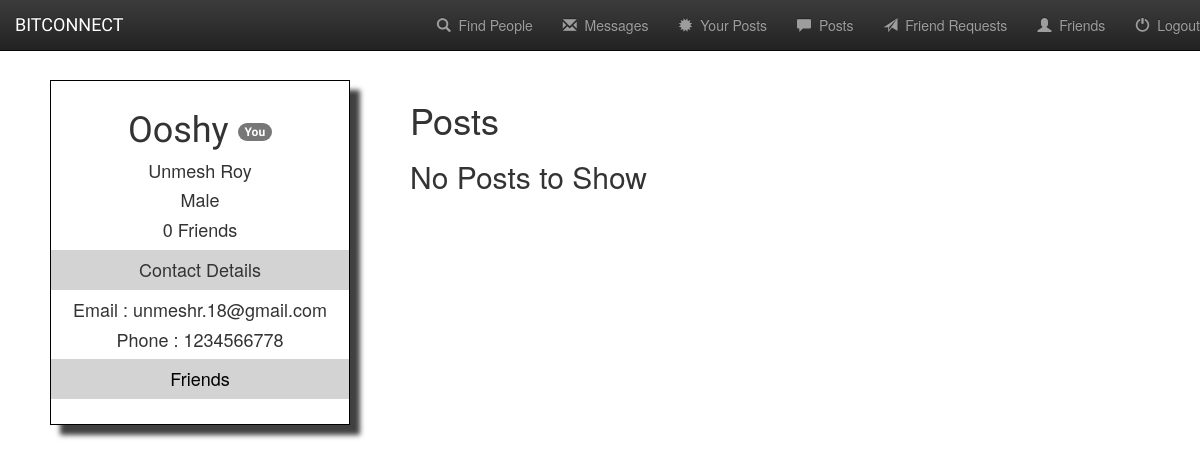
/profile/posts (signed in), run on an earlier commit of the app's database.
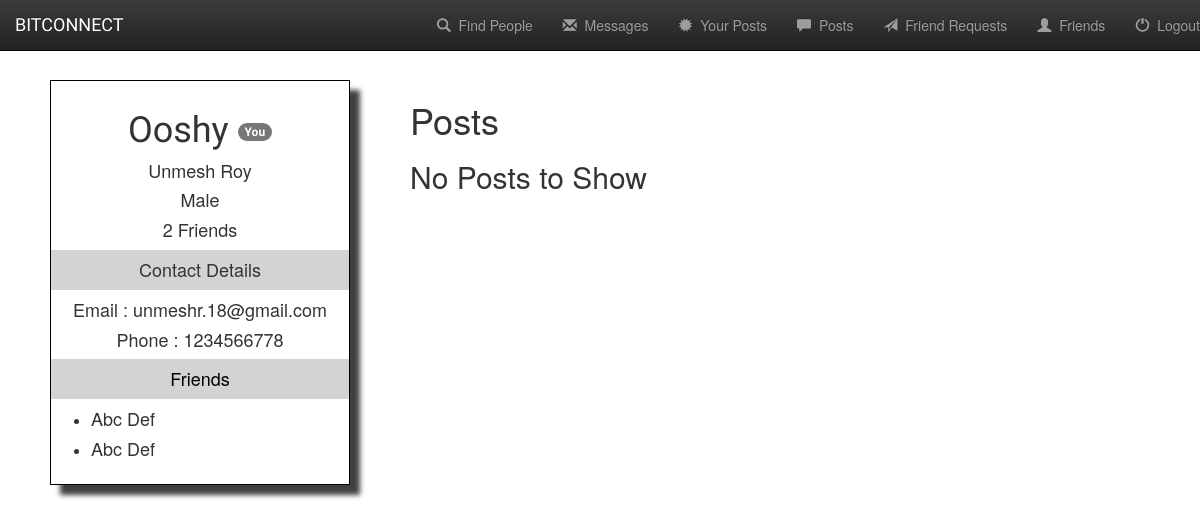
And on a later commit of the database.
### base/models.py (models this page shows, shortened)
class Member(models.Model) :
    user = models.OneToOneField(User , on_delete=models.CASCADE)
    username = models.CharField(max_length=200)
    first_name = models.CharField(max_length=200)
    last_name = models.CharField(max_length=200)
    email = models.EmailField()
    birth_date = models.DateField()
    phone = models.CharField(max_length=20)
    gender = models.IntegerField()
    friends = models.ManyToManyField("self" , related_name='friends' , symmetrical=True , blank = True)
    friend_requests = models.ManyToManyField("self" , related_name = 'sent_requests' , symmetrical = False , blank = True)

### base/views.py (the view)
# urls.py: url(r'^profile/posts$' , views.posts , name = 'posts') ,
@login_required(login_url='/')
def posts (request) :
    user = request.user
    current_member = Member.objects.get(user = user)
    post=[]
    for friend in current_member.friends.all() :
        for p in friend.posts.all() :
            post.append(p)
    number = len(post)
    ordered_post = sorted(post , key = attrgetter('time') , reverse = True)
    context = {
        'member' : current_member ,
        'current_member' : current_member ,
        'posts' : ordered_post ,
        'len' : number ,
    }
    return render(request , 'base/post.html' , context)

### base/templates/base/post.html (shortened to what this page needs)
{% extends 'base/profile.html' %}
{% block content %}
<div class="row">
    <div class="col-md-offset-4 col-md-4">
            <h1>Posts</h1>
            {% if len == 0%} <h2>No Posts to Show</h2> {%endif%}
    </div>
</div>
{% endblock %}

### base/templates/base/profile.html (shortened to what the changed rows need)
{% load staticfiles%}
<!DOCTYPE html>
<html>
    <head>
        <link rel="stylesheet" href="https://maxcdn.bootstrapcdn.com/bootstrap/3.3.7/css/bootstrap.min.css">
        <link rel="stylesheet" href="https://maxcdn.bootstrapcdn.com/bootstrap/3.3.7/css/bootstrap-theme.min.css">
        <link rel="stylesheet" type="text/css" href="{% static 'base/style.css' %}">
    </head>
    <body>
        <div class="container-fluid">
            <nav class="navbar navbar-toggleable-md navbar-inverse navbar-fixed-top">
                <div class="navbar-header">
                    <div class="navbar-brand">BITCONNECT</div>
                </div>
            </nav>
        </div>
        <br>
        <br>
        <br>
        <br>
        <div class="container-fluid">
            <div class = "row" >
                <div class = "col-md-3 prosidebar" style="text-align: center">
                    <h1 style = "font-family: 'Baloo Thambi', cursive;">
                        {{member.username}}
                        {% if member.user == current_member.user %}<span class="badge badge-secondary">You</span>{% endif %}
                    </h1>
                    <h4>{{member.first_name}} {{member.last_name}}</h4>
                    <h4>
                        {% if member.gender == 1 %} Male
                        {% else %} Female {% endif %}
                    </h4>
                    <h4>{{member.friends.count}} Friends</h4>
                    <h4 style="background-color: lightgray; padding:10px;">Contact Details</h4>
                    <h4>Email : {{member.email}}</h4>
                    <h4>Phone : {{member.phone}}</h4>
                    <h4 style="background-color: lightgray; padding:10px;"><a href="#" style = "color: black;">Friends</a></h4>
                        <ul style ="text-align: left;">
                            {% for friend in member.friends.all%}
                                {% if forloop.counter < 5 %}
                                <li><h4>{{friend.first_name}} {{friend.last_name}}</h4></li>
                                {% endif %}
                            {% endfor %}
                        </ul>
                </div>
                {% block content %}
                {% endblock %}
            </div>
        </div>
    </body>
</html>

What changed in the data, as far as the page shows it:
computed for Member "Ooshy": friends.count "0" → "2"
added Member: first_name "Abc", last_name "Def"
added Member: first_name "Abc", last_name "Def"
